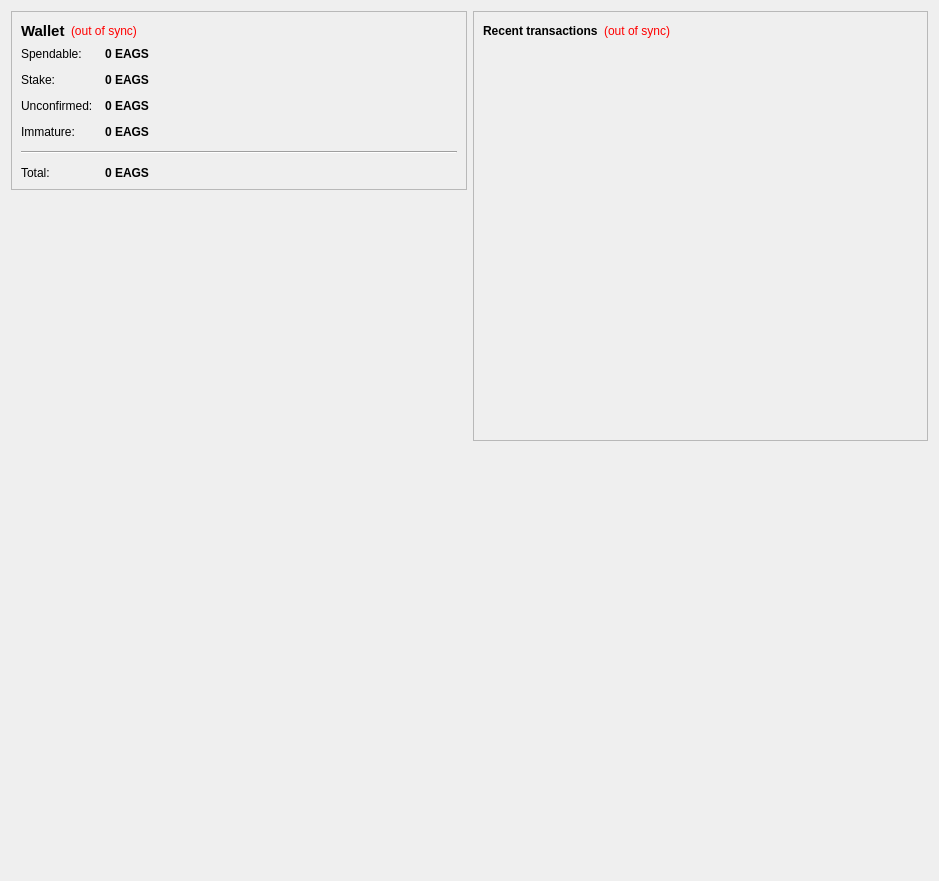
<?xml version="1.0" encoding="UTF-8"?>
<ui version="4.0">
 <class>OverviewPage</class>
 <widget class="QWidget" name="OverviewPage">
  <property name="geometry">
   <rect>
    <x>0</x>
    <y>0</y>
    <width>939</width>
    <height>881</height>
   </rect>
  </property>
  <property name="windowTitle">
   <string>Form</string>
  </property>
  <layout class="QHBoxLayout" name="horizontalLayout" stretch="0,0">
   <item>
    <layout class="QVBoxLayout" name="verticalLayout_2">
     <item>
      <widget class="QFrame" name="frame">
       <property name="frameShape">
        <enum>QFrame::StyledPanel</enum>
       </property>
       <property name="frameShadow">
        <enum>QFrame::Raised</enum>
       </property>
       <layout class="QVBoxLayout" name="verticalLayout_4">
        <item>
         <layout class="QHBoxLayout" name="horizontalLayout_4">
          <item>
           <widget class="QLabel" name="label_5">
            <property name="font">
             <font>
              <pointsize>11</pointsize>
              <weight>75</weight>
              <bold>true</bold>
             </font>
            </property>
            <property name="text">
             <string>Wallet</string>
            </property>
           </widget>
          </item>
          <item>
           <widget class="QLabel" name="labelWalletStatus">
            <property name="toolTip">
             <string>The displayed information may be out of date. Your wallet automatically synchronizes with the EagsCurrency network after a connection is established, but this process has not completed yet.</string>
            </property>
            <property name="styleSheet">
             <string notr="true">QLabel { color: red; }</string>
            </property>
            <property name="text">
             <string notr="true">(out of sync)</string>
            </property>
            <property name="alignment">
             <set>Qt::AlignLeading|Qt::AlignLeft|Qt::AlignVCenter</set>
            </property>
           </widget>
          </item>
          <item>
           <spacer name="horizontalSpacer_2">
            <property name="orientation">
             <enum>Qt::Horizontal</enum>
            </property>
            <property name="sizeHint" stdset="0">
             <size>
              <width>40</width>
              <height>20</height>
             </size>
            </property>
           </spacer>
          </item>
         </layout>
        </item>
        <item>
         <layout class="QFormLayout" name="formLayout_2">
          <property name="fieldGrowthPolicy">
           <enum>QFormLayout::AllNonFixedFieldsGrow</enum>
          </property>
          <property name="horizontalSpacing">
           <number>12</number>
          </property>
          <property name="verticalSpacing">
           <number>12</number>
          </property>
          <item row="0" column="0">
           <widget class="QLabel" name="label">
            <property name="text">
             <string>Spendable:</string>
            </property>
           </widget>
          </item>
          <item row="0" column="1">
           <widget class="QLabel" name="labelBalance">
            <property name="font">
             <font>
              <weight>75</weight>
              <bold>true</bold>
             </font>
            </property>
            <property name="cursor">
             <cursorShape>IBeamCursor</cursorShape>
            </property>
            <property name="toolTip">
             <string>Your current spendable balance</string>
            </property>
            <property name="text">
             <string notr="true">0 EAGS</string>
            </property>
            <property name="textInteractionFlags">
             <set>Qt::LinksAccessibleByMouse|Qt::TextSelectableByKeyboard|Qt::TextSelectableByMouse</set>
            </property>
           </widget>
          </item>
          <item row="1" column="0">
           <widget class="QLabel" name="label_6">
            <property name="text">
             <string>Stake:</string>
            </property>
           </widget>
          </item>
          <item row="1" column="1">
           <widget class="QLabel" name="labelStake">
            <property name="font">
             <font>
              <weight>75</weight>
              <bold>true</bold>
             </font>
            </property>
            <property name="cursor">
             <cursorShape>IBeamCursor</cursorShape>
            </property>
            <property name="toolTip">
             <string>Total of coins that was staked, and do not yet count toward the current balance</string>
            </property>
            <property name="text">
             <string notr="true">0 EAGS</string>
            </property>
            <property name="textInteractionFlags">
             <set>Qt::LinksAccessibleByMouse|Qt::TextSelectableByKeyboard|Qt::TextSelectableByMouse</set>
            </property>
           </widget>
          </item>
          <item row="2" column="0">
           <widget class="QLabel" name="label_3">
            <property name="text">
             <string>Unconfirmed:</string>
            </property>
           </widget>
          </item>
          <item row="2" column="1">
           <widget class="QLabel" name="labelUnconfirmed">
            <property name="font">
             <font>
              <weight>75</weight>
              <bold>true</bold>
             </font>
            </property>
            <property name="cursor">
             <cursorShape>IBeamCursor</cursorShape>
            </property>
            <property name="toolTip">
             <string>Total of transactions that have yet to be confirmed, and do not yet count toward the current balance</string>
            </property>
            <property name="text">
             <string notr="true">0 EAGS</string>
            </property>
            <property name="textInteractionFlags">
             <set>Qt::LinksAccessibleByMouse|Qt::TextSelectableByKeyboard|Qt::TextSelectableByMouse</set>
            </property>
           </widget>
          </item>
          <item row="3" column="0">
           <widget class="QLabel" name="labelImmatureText">
            <property name="text">
             <string>Immature:</string>
            </property>
           </widget>
          </item>
          <item row="3" column="1">
           <widget class="QLabel" name="labelImmature">
            <property name="font">
             <font>
              <weight>75</weight>
              <bold>true</bold>
             </font>
            </property>
            <property name="toolTip">
             <string>Mined balance that has not yet matured</string>
            </property>
            <property name="text">
             <string notr="true">0 EAGS</string>
            </property>
            <property name="textInteractionFlags">
             <set>Qt::LinksAccessibleByMouse|Qt::TextSelectableByKeyboard|Qt::TextSelectableByMouse</set>
            </property>
           </widget>
          </item>
          <item row="4" column="0" colspan="2">
           <widget class="Line" name="line">
            <property name="orientation">
             <enum>Qt::Horizontal</enum>
            </property>
           </widget>
          </item>
          <item row="5" column="0">
           <widget class="QLabel" name="labelTotalText">
            <property name="text">
             <string>Total:</string>
            </property>
           </widget>
          </item>
          <item row="5" column="1">
           <widget class="QLabel" name="labelTotal">
            <property name="font">
             <font>
              <weight>75</weight>
              <bold>true</bold>
             </font>
            </property>
            <property name="cursor">
             <cursorShape>IBeamCursor</cursorShape>
            </property>
            <property name="toolTip">
             <string>Your current total balance</string>
            </property>
            <property name="text">
             <string notr="true">0 EAGS</string>
            </property>
            <property name="textInteractionFlags">
             <set>Qt::LinksAccessibleByMouse|Qt::TextSelectableByKeyboard|Qt::TextSelectableByMouse</set>
            </property>
           </widget>
          </item>
         </layout>
        </item>
       </layout>
      </widget>
     </item>
     <item>
      <spacer name="verticalSpacer_4">
       <property name="orientation">
        <enum>Qt::Vertical</enum>
       </property>
       <property name="sizeHint" stdset="0">
        <size>
         <width>20</width>
         <height>40</height>
        </size>
       </property>
      </spacer>
     </item>
     <item>
      <widget class="QLabel" name="label_2">
       <property name="text">
        <string/>
       </property>
       <property name="pixmap">
        <pixmap resource="../bitcoin.qrc">:/images/Wallet_Logo</pixmap>
       </property>
       <property name="alignment">
        <set>Qt::AlignCenter</set>
       </property>
      </widget>
     </item>
     <item>
      <spacer name="verticalSpacer">
       <property name="orientation">
        <enum>Qt::Vertical</enum>
       </property>
       <property name="sizeHint" stdset="0">
        <size>
         <width>20</width>
         <height>40</height>
        </size>
       </property>
      </spacer>
     </item>
    </layout>
   </item>
   <item>
    <layout class="QVBoxLayout" name="verticalLayout_3">
     <item>
      <widget class="QFrame" name="frame_2">
       <property name="frameShape">
        <enum>QFrame::StyledPanel</enum>
       </property>
       <property name="frameShadow">
        <enum>QFrame::Raised</enum>
       </property>
       <layout class="QVBoxLayout" name="verticalLayout">
        <item>
         <layout class="QHBoxLayout" name="horizontalLayout_2">
          <item>
           <widget class="QLabel" name="label_4">
            <property name="text">
             <string>&lt;b&gt;Recent transactions&lt;/b&gt;</string>
            </property>
           </widget>
          </item>
          <item>
           <widget class="QLabel" name="labelTransactionsStatus">
            <property name="toolTip">
             <string>The displayed information may be out of date. Your wallet automatically synchronizes with the EagsCurrency network after a connection is established, but this process has not completed yet.</string>
            </property>
            <property name="styleSheet">
             <string notr="true">QLabel { color: red; }</string>
            </property>
            <property name="text">
             <string notr="true">(out of sync)</string>
            </property>
            <property name="alignment">
             <set>Qt::AlignRight|Qt::AlignTrailing|Qt::AlignVCenter</set>
            </property>
           </widget>
          </item>
          <item>
           <spacer name="horizontalSpacer">
            <property name="orientation">
             <enum>Qt::Horizontal</enum>
            </property>
            <property name="sizeHint" stdset="0">
             <size>
              <width>40</width>
              <height>20</height>
             </size>
            </property>
           </spacer>
          </item>
         </layout>
        </item>
        <item>
         <widget class="QListView" name="listTransactions">
          <property name="styleSheet">
           <string notr="true">QListView { background: transparent; }</string>
          </property>
          <property name="frameShape">
           <enum>QFrame::NoFrame</enum>
          </property>
          <property name="verticalScrollBarPolicy">
           <enum>Qt::ScrollBarAlwaysOff</enum>
          </property>
          <property name="horizontalScrollBarPolicy">
           <enum>Qt::ScrollBarAlwaysOff</enum>
          </property>
          <property name="selectionMode">
           <enum>QAbstractItemView::NoSelection</enum>
          </property>
         </widget>
        </item>
       </layout>
      </widget>
     </item>
     <item>
      <spacer name="verticalSpacer_2">
       <property name="orientation">
        <enum>Qt::Vertical</enum>
       </property>
       <property name="sizeHint" stdset="0">
        <size>
         <width>20</width>
         <height>40</height>
        </size>
       </property>
      </spacer>
     </item>
    </layout>
   </item>
  </layout>
 </widget>
 <resources>
  <include location="../bitcoin.qrc"/>
 </resources>
 <connections/>
</ui>
